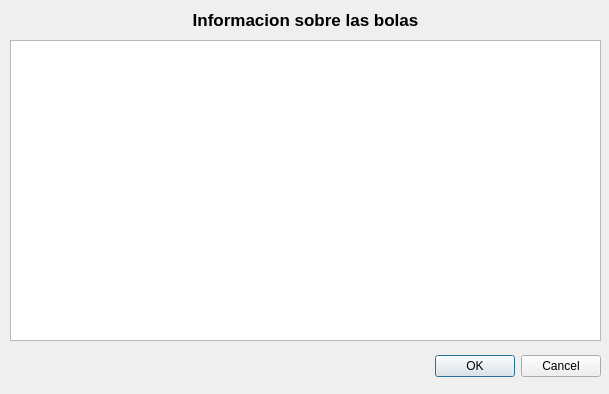
<?xml version="1.0" encoding="UTF-8"?>
<ui version="4.0">
 <class>DInfoBolas</class>
 <widget class="QDialog" name="DInfoBolas">
  <property name="geometry">
   <rect>
    <x>0</x>
    <y>0</y>
    <width>609</width>
    <height>394</height>
   </rect>
  </property>
  <property name="windowTitle">
   <string>Dialog</string>
  </property>
  <widget class="QDialogButtonBox" name="buttonBox">
   <property name="geometry">
    <rect>
     <x>260</x>
     <y>350</y>
     <width>341</width>
     <height>32</height>
    </rect>
   </property>
   <property name="orientation">
    <enum>Qt::Horizontal</enum>
   </property>
   <property name="standardButtons">
    <set>QDialogButtonBox::Cancel|QDialogButtonBox::Ok</set>
   </property>
  </widget>
  <widget class="QListWidget" name="listaBolas">
   <property name="geometry">
    <rect>
     <x>10</x>
     <y>40</y>
     <width>591</width>
     <height>301</height>
    </rect>
   </property>
   <property name="font">
    <font>
     <pointsize>12</pointsize>
    </font>
   </property>
  </widget>
  <widget class="QLabel" name="txt">
   <property name="geometry">
    <rect>
     <x>20</x>
     <y>10</y>
     <width>571</width>
     <height>20</height>
    </rect>
   </property>
   <property name="font">
    <font>
     <pointsize>13</pointsize>
     <weight>75</weight>
     <bold>true</bold>
    </font>
   </property>
   <property name="text">
    <string>Informacion sobre las bolas</string>
   </property>
   <property name="alignment">
    <set>Qt::AlignCenter</set>
   </property>
  </widget>
 </widget>
 <resources/>
 <connections>
  <connection>
   <sender>buttonBox</sender>
   <signal>accepted()</signal>
   <receiver>DInfoBolas</receiver>
   <slot>accept()</slot>
   <hints>
    <hint type="sourcelabel">
     <x>248</x>
     <y>254</y>
    </hint>
    <hint type="destinationlabel">
     <x>157</x>
     <y>274</y>
    </hint>
   </hints>
  </connection>
  <connection>
   <sender>buttonBox</sender>
   <signal>rejected()</signal>
   <receiver>DInfoBolas</receiver>
   <slot>reject()</slot>
   <hints>
    <hint type="sourcelabel">
     <x>316</x>
     <y>260</y>
    </hint>
    <hint type="destinationlabel">
     <x>286</x>
     <y>274</y>
    </hint>
   </hints>
  </connection>
 </connections>
</ui>
